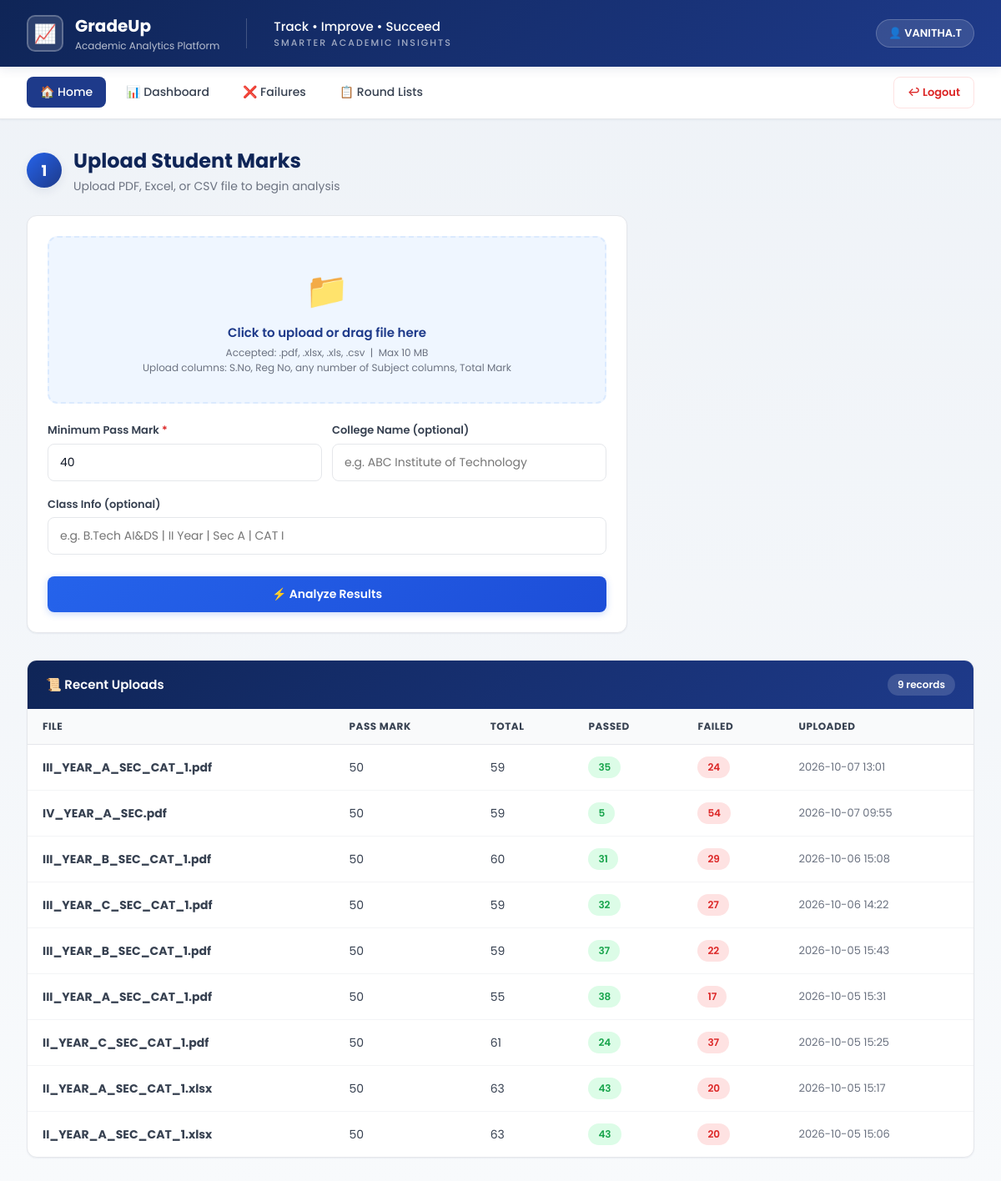
The page / (signed in) on the database its author committed.
### tables this page shows
CREATE TABLE users (
            id INTEGER PRIMARY KEY AUTOINCREMENT,
            full_name TEXT NOT NULL,
            email TEXT UNIQUE NOT NULL,
            department TEXT,
            password_hash TEXT NOT NULL,
            created_at TEXT NOT NULL
        );

CREATE TABLE uploads (
            id INTEGER PRIMARY KEY AUTOINCREMENT,
            user_id INTEGER,
            filename TEXT NOT NULL,
            pass_mark INTEGER NOT NULL,
            uploaded_at TEXT NOT NULL,
            total_students INTEGER,
            passed INTEGER,
            failed INTEGER,
            FOREIGN KEY (user_id) REFERENCES users(id)
        );

### app.py (the view)
@app.route("/")
@login_required
def index():
    return render_template("index.html", history=get_history(current_user.id))

### auth.py (called while the page is built)
@login_manager.user_loader
def load_user(user_id):
    data = get_user_by_id(int(user_id))
    return User(data) if data else None

### database.py (called while the page is built)
def get_conn():
    conn = sqlite3.connect(DB_PATH)
    conn.row_factory = sqlite3.Row
    return conn

def get_user_by_id(user_id):
    conn = get_conn()
    c = conn.cursor()
    c.execute("SELECT * FROM users WHERE id = ?", (user_id,))
    row = c.fetchone()
    conn.close()
    return dict(row) if row else None

def get_history(user_id):
    conn = get_conn()
    c = conn.cursor()
    c.execute("""
        SELECT * FROM uploads WHERE user_id = ?
        ORDER BY id DESC LIMIT 20
    """, (user_id,))
    rows = [dict(r) for r in c.fetchall()]
    conn.close()
    return rows

### templates/index.html (shortened to what this page needs)
{% extends "base.html" %}
{% block content %}
<div class="container">
    <div class="page-title">
        <div class="step-badge">1</div>
        <div>
            <h2>Upload Student Marks</h2>
            <p>Upload PDF, Excel, or CSV file to begin analysis</p>
        </div>
    </div>
    <div class="card" style="max-width: 720px;">
        <form method="POST" action="{{ url_for('upload') }}" enctype="multipart/form-data">
            <div class="drop-zone" id="dropZone">
                <div class="drop-zone-icon">📁</div>
                <div class="drop-zone-text" id="dropText">Click to upload or drag file here</div>
                <div class="drop-zone-hint">
                    Accepted: .pdf, .xlsx, .xls, .csv &nbsp;|&nbsp; Max 10 MB<br>
                    Upload columns: S.No, Reg No, any number of Subject columns, Total Mark
                </div>
            </div>
            <div style="display: grid; grid-template-columns: 1fr 1fr; gap: 12px; margin-top: 22px;">
                <div class="form-group">
                    <label>Minimum Pass Mark <span class="req">*</span></label>
                    <input type="number" name="pass_mark" class="form-control"
                           value="40" min="0" max="100" required>
                </div>
                <div class="form-group">
                    <label>College Name (optional)</label>
                    <input type="text" name="college_name" class="form-control"
                           placeholder="e.g. ABC Institute of Technology">
                </div>
            </div>
            <div class="form-group">
                <label>Class Info (optional)</label>
                <input type="text" name="class_info" class="form-control"
                       placeholder="e.g. B.Tech AI&DS | II Year | Sec A | CAT I">
            </div>
            <button type="submit" class="btn btn-primary btn-block" style="margin-top: 8px;">
                ⚡ Analyze Results
            </button>
        </form>
    </div>
    {% if history %}
    <div class="table-wrap" style="margin-top: 32px;">
        <div class="table-header">
            <h3>📜 Recent Uploads</h3>
            <span class="count-pill">{{ history|length }} records</span>
        </div>
        <table>
            <thead>
                <tr>
                    <th>File</th><th>Pass Mark</th><th>Total</th>
                    <th>Passed</th><th>Failed</th><th>Uploaded</th>
                </tr>
            </thead>
            <tbody>
                {% for r in history %}
                <tr>
                    <td><strong>{{ r.filename }}</strong></td>
                    <td>{{ r.pass_mark }}</td>
                    <td>{{ r.total_students }}</td>
                    <td><span class="badge badge-pass">{{ r.passed }}</span></td>
                    <td><span class="badge badge-fail">{{ r.failed }}</span></td>
                    <td style="color:#6b7280; font-size:13px;">
                        {{ r.uploaded_at[:16].replace('T', ' ') }}
                    </td>
                </tr>
                {% endfor %}
            </tbody>
        </table>
    </div>
    {% endif %}
</div>
{% endblock %}

### templates/base.html (shortened to what this page needs)
<!DOCTYPE html>
<html lang="en">
<head>
    <link rel="stylesheet" href="{{ url_for('static', filename='style.css') }}">
</head>
<body>
<header class="top-header">
    <div class="brand">
        <div class="brand-icon" aria-hidden="true">📈</div>
        <div class="brand-text">
            <h1>GradeUp</h1>
            <p>Academic Analytics Platform</p>
        </div>
    </div>
    <div class="header-tagline">
        Track • Improve • Succeed
        <span>Smarter Academic Insights</span>
    </div>
    {% if current_user.is_authenticated %}
    <div class="user-chip">👤 {{ current_user.full_name }}</div>
    {% endif %}
</header>
{% if current_user.is_authenticated %}
<nav class="sub-nav">
    <div class="sub-nav-left">
        <a href="{{ url_for('index') }}" class="nav-link {% if request.endpoint == 'index' %}active{% endif %}">🏠 Home</a>
        <a href="{{ url_for('dashboard') }}" class="nav-link {% if request.endpoint == 'dashboard' %}active{% endif %}">📊 Dashboard</a>
        <a href="{{ url_for('failures') }}" class="nav-link {% if request.endpoint == 'failures' %}active{% endif %}">❌ Failures</a>
        <a href="{{ url_for('round_lists') }}" class="nav-link {% if request.endpoint == 'round_lists' %}active{% endif %}">📋 Round Lists</a>
    </div>
    <div class="sub-nav-right">
        <a href="{{ url_for('auth.logout') }}" class="btn-logout">↩ Logout</a>
    </div>
</nav>
{% endif %}
{% block content %}{% endblock %}
</body>
</html>

### rows shown on the page
users: full_name "VANITHA.T"
uploads: filename "III_YEAR_A_SEC_CAT_1.pdf", pass_mark "50", total_students "59", passed "35", failed "24", uploaded_at "2026-10-07 13:01"
uploads: filename "IV_YEAR_A_SEC.pdf", pass_mark "50", total_students "59", passed "5", failed "54", uploaded_at "2026-10-07 09:55"
uploads: filename "III_YEAR_B_SEC_CAT_1.pdf", pass_mark "50", total_students "60", passed "31", failed "29", uploaded_at "2026-10-06 15:08"
uploads: filename "III_YEAR_C_SEC_CAT_1.pdf", pass_mark "50", total_students "59", passed "32", failed "27", uploaded_at "2026-10-06 14:22"
uploads: filename "III_YEAR_B_SEC_CAT_1.pdf", pass_mark "50", total_students "59", passed "37", failed "22", uploaded_at "2026-10-05 15:43"
uploads: filename "III_YEAR_A_SEC_CAT_1.pdf", pass_mark "50", total_students "55", passed "38", failed "17", uploaded_at "2026-10-05 15:31"
uploads: filename "II_YEAR_C_SEC_CAT_1.pdf", pass_mark "50", total_students "61", passed "24", failed "37", uploaded_at "2026-10-05 15:25"
uploads: filename "II_YEAR_A_SEC_CAT_1.xlsx", pass_mark "50", total_students "63", passed "43", failed "20", uploaded_at "2026-10-05 15:17"
uploads: filename "II_YEAR_A_SEC_CAT_1.xlsx", pass_mark "50", total_students "63", passed "43", failed "20", uploaded_at "2026-10-05 15:06"

### other values the page prints
{{ history|length }} "9"
